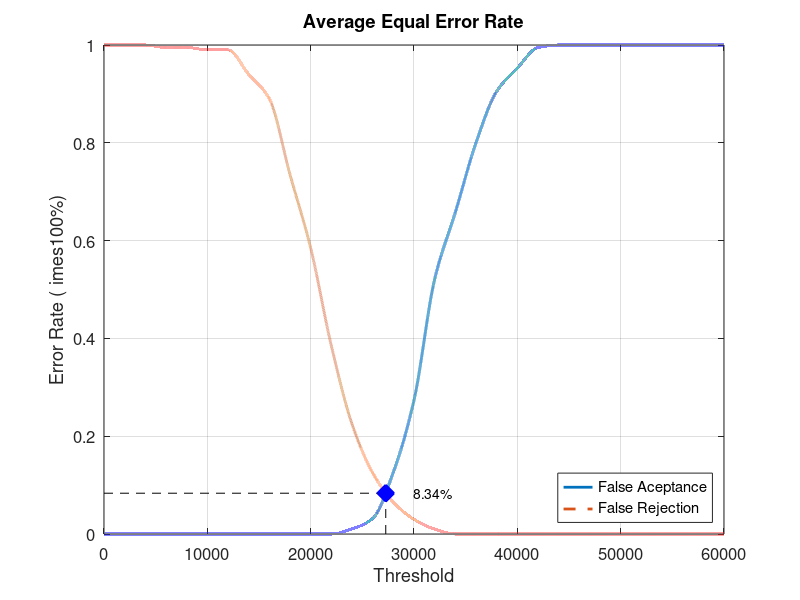
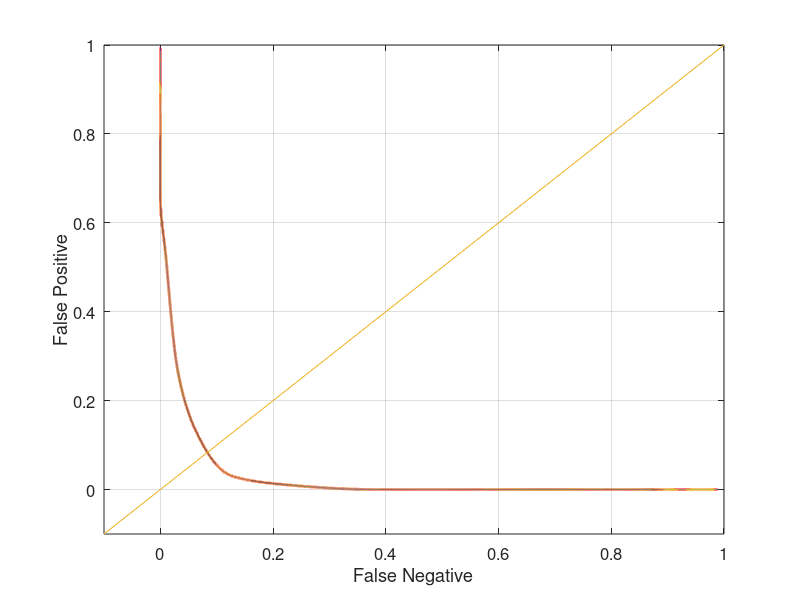

MATLAB code for these plots, in order:
close all;
clear;
clc;
x = 0:2000:60000;
xq = 0:0.5:60000;

y0 = [0 0 0 0 0 0 0 0 0 0 0 0 0.0105263 0.0315789 0.126316 0.273684 0.521053 0.657895 0.8 0.905263 0.952632 0.994737 1 1 1 1 1 1 1 1 1]
yy0 = interp1(x, y0, xq, 'pchip');
y1 = [1 1 1 0.995 0.995 0.99 0.99 0.94 0.89 0.735 0.585 0.385 0.225 0.125 0.065 0.03 0.01 0 0 0 0 0 0 0 0 0 0 0 0 0 0]
yy1 = interp1(x, y1, xq, 'pchip');

% Calculating EER: 
y2 = abs(y0 - y1);
find(y2 == min(y2))
yy2 = abs(yy0 - yy1);
xEER = find(yy2 == min(yy2));
xEERIndex = xq(xEER) % X-axis EER
yEER = yy0(xEER) % Y-axis EER

main = figure
plot(xq, yy0,'-','LineWidth', 2);	hold on
plot(xq, yy1,'--','LineWidth', 2);	hold on
plot([xEERIndex xEERIndex], [0 yEER], 'k--');	hold on
plot([0 xEERIndex], [yEER yEER], 'k--');	hold on
plot(xEERIndex, yEER, 'bx', 'LineWidth', 10);	hold on
text(xEERIndex + 10 * xEERIndex / 100, yEER, [num2str(round((10000 * yEER)) / 100) '%'])
legend('False Aceptance', 'False Rejection', 'Location', 'SouthEast')
xlabel('Threshold')
ylabel('Error Rate (	imes100%)')
title('Average Equal Error Rate')
set(gca, 'FontSize', 12)
axis([0 60000 0 1])
grid on

print(main, 'Database2_3Main', '-dpng');
FNRxFPR = figure('Color', [1 1 1]);
plot(yy1, yy0, '-', yy1, yy0, 'LineWidth', 2);
hold on
y = -0.1:0.1:1
plot(y, y); 
set(gca, 'FontSize', 12)
xlabel('False Negative')
ylabel('False Positive')
axis([-0.1 1 -0.1 1])
set(gca, 'FontSize', 12)
grid on

print(FNRxFPR, 'Database2_3FNRxFPR','-dpng');